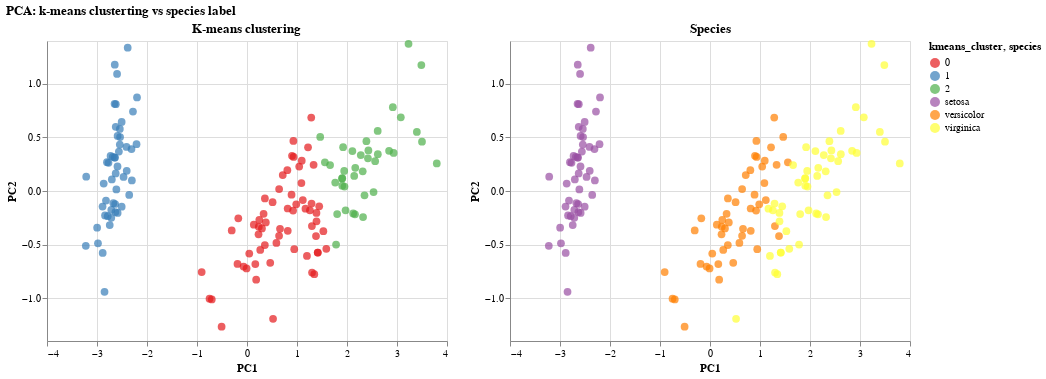

Source (notebook cell):
### Code cell
alt.hconcat(c1, c2).properties(
    title = 'PCA: k-means clusterting vs species label'
)

### Figure 1 — Vega-Lite specification as saved in the notebook (floating-point values rounded to 4 significant figures; data arrays with more than 128 entries replaced by an {"elided": "..."} marker saying what was removed)
{"config": {"view": {"continuousWidth": 400, "continuousHeight": 300}}, "hconcat": [{"mark": {"type": "circle", "size": 60}, "encoding": {"color": {"field": "kmeans_cluster", "scale": {"scheme": "set1"}, "type": "nominal"}, "tooltip": [{"field": "kmeans_cluster", "type": "nominal"}], "x": {"field": "PC1", "type": "quantitative"}, "y": {"field": "PC2", "type": "quantitative"}}, "title": "K-means clustering"}, {"mark": {"type": "circle", "size": 60}, "encoding": {"color": {"field": "species", "scale": {"scheme": "set1"}, "type": "nominal"}, "tooltip": [{"field": "species", "type": "nominal"}], "x": {"field": "PC1", "type": "quantitative"}, "y": {"field": "PC2", "type": "quantitative"}}, "title": "Species"}], "data": {"name": "data-26e70527714a8290ce6f0e3a8a5ebbc5"}, "title": "PCA: k-means clusterting vs species label", "$schema": "https://vega.github.io/schema/vega-lite/v4.17.0.json", "datasets": {"data-26e70527714a8290ce6f0e3a8a5ebbc5": {"elided": "150 records"}}}
